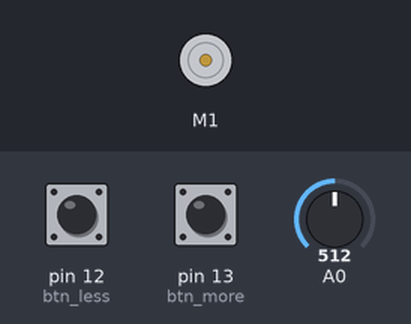
The sketch below on a simulated Arduino Uno, built with avr-gcc and run on an emulated ATmega328P. Parts: DC motor (green arrow = forward, orange = backward, longer = faster). Inputs (shaded band) come from the test bench; at power-on: pin 12 (btn_less) LOW, pin 13 (btn_more) LOW, A0 = 512. What the sketch prints to the serial monitor is not drawn.

Above: at 1.2 s.
1.3 s: pin 12 (btn_less) pulled HIGH for 0.15 s
At 2.4 s:
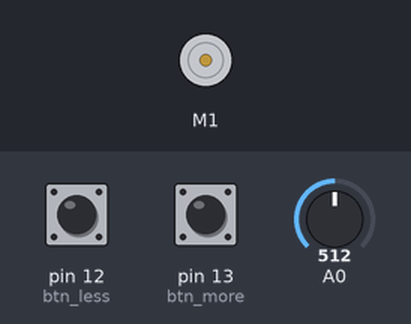
2.9 s: pin 13 (btn_more) pulled HIGH for 0.15 s
At 3.7 s:
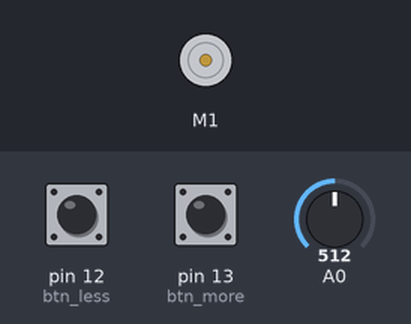
7.5 s: pin 12 (btn_less) pulled HIGH for 1 s
At 8.3 s:
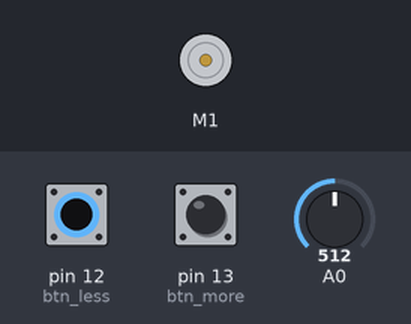
10.0 s: pin 13 (btn_more) pulled HIGH for 0.15 s
At 11.5 s:
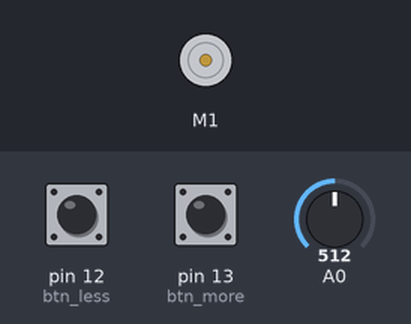
Timing chart, 0 to 13.0 s (numbered marks = the images above; inputs shaded):
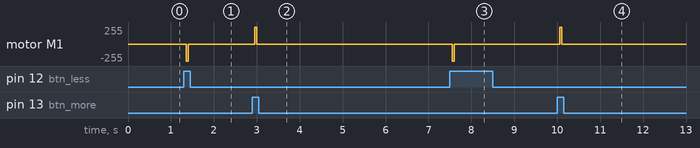

Measured:
- after the input at 1.3 s, motor M1: stopped → backward 255/255 after 0.05 s, → stopped 0.05 s later
- after the input at 2.9 s, motor M1: stopped → forward 255/255 after 0.05 s, → stopped 0.05 s later
- after the input at 7.5 s, motor M1: stopped → backward 255/255 after 0.05 s, → stopped 0.05 s later
- after the input at 10.0 s, motor M1: stopped → forward 255/255 after 0.05 s, → stopped 0.05 s later

The sketch:

dc_banco_3_1.ino
```cpp
#include <DualMC33926MotorShield.h>

DualMC33926MotorShield md;
float alpha = 0.20;
int referencePin = 0, referenceSignal, referenceSignalFilt = 0;
float STEP = 0.0048;
float MIN_REF_VOL = 0.077;
float MAX_REF_VOL = 4.2;
float ref_last = 0.0f;

//pinout
const int btn_more = 13;
const int btn_less = 12;

int buttonMoreState;             // the current reading from the input pin
int lastButtonMoreState = LOW;   // the previous reading from the input pin

unsigned long lastDebounceMoreTime = 0;  // the last time the output pin was toggled
unsigned long debounceMoreDelay = 50;    // the debounce time; increase if the output flickers

int buttonLessState;             // the current reading from the input pin
int lastButtonLessState = LOW;   // the previous reading from the input pin

unsigned long lastDebounceLessTime = 0;  // the last time the output pin was toggled
unsigned long debounceLessDelay = 50;    // the debounce time; increase if the output flickers
void setup() {
  // Sets the two pins as Outputs
  pinMode(btn_more, INPUT);
  pinMode(btn_less, INPUT);
  md.init();
  Serial.begin(115200);          //  setup serial
}
void loop() {
  //pressione bottone più
  int readingMore = digitalRead(btn_more);

  referenceSignal = analogRead(0);

  if (readingMore != lastButtonMoreState) {
    lastDebounceMoreTime = millis();
  }
  if ((millis() - lastDebounceMoreTime) > debounceMoreDelay) {
    if (readingMore != buttonMoreState) {
      buttonMoreState = readingMore;
      if (buttonMoreState == HIGH) {
        md.setM1Speed(400);
        delay(50);
        md.setM1Speed(0);
        Serial.print("+ gas");
      }
    }
  }

  Serial.print("Reference: ");
  Serial.println(referenceSignal);

  filterVal(referenceSignal);

  Serial.print("Reference: ");
  Serial.println(referenceSignal);

  //referenceSignal = map(referenceSignal, MIN_REF_VOL/STEP, MAX_REF_VOL/STEP, 0, 100);

  /*
  Serial.print("\tReference (%): ");
  Serial.println(referenceSignal);

  */

  lastButtonMoreState = readingMore;

  //pressione bottone meno
  int readingLess = digitalRead(btn_less);
  if (readingLess != lastButtonLessState) {
    lastDebounceLessTime = millis();
  }
  if ((millis() - lastDebounceLessTime) > debounceLessDelay) {
    if (readingLess != buttonLessState) {
      buttonLessState = readingLess;
      if (buttonLessState == HIGH) {
        md.setM1Speed(-400);
        delay(50);
        md.setM1Speed(0);
        Serial.print("- gas");
      }
    }
  }

  lastButtonLessState = readingLess;


}
//  tastiera = Serial.read();
//  Serial.flush();
//  while (tastiera == '+') {
//    md.setM1Speed(400);
//    delay(50);
//    md.setM1Speed(0);
//    Serial.print("+ gas");
//    tastiera = 0;
//  }
//  while (tastiera == '-') {
//    md.setM1Speed(-400);
//    delay(50);
//    md.setM1Speed(0);
//    Serial.print("- gas");
//    tastiera = 0;
//  }
//}


void filterVal(float current) {
  referenceSignalFilt = alpha * ref_last + (1 - alpha ) * current;
  ref_last = referenceSignalFilt;
}
```
